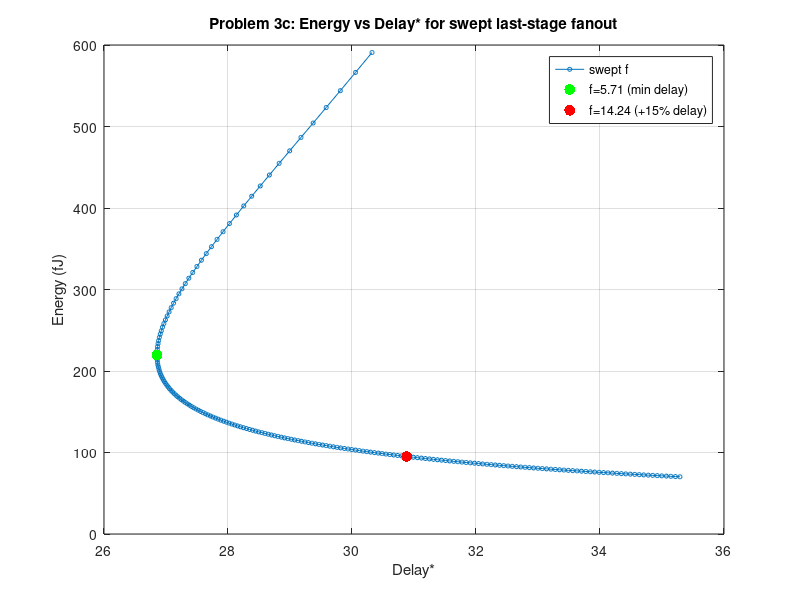

The MATLAB source for this figure:
Cin1 = 1.2*(12+6)*0.0225;     % 0.486 fF
Cload = 518;
PathEffort = Cload/Cin1;      % 1065.8

f = linspace(2, 20, 200);              % sweep last-stage fanout
SE = (PathEffort./f).^(1/3);           % re-optimized stage effort for stages 1-3
Delay = 3*SE + f + 4;

Cin2 = Cin1*SE;
Cin3 = Cin1*SE.^2;
Cin4 = Cload./f;
Energy = 2*(Cin1 + Cin2 + Cin3 + Cin4);   % fJ

plot(Delay, Energy, '-o', 'MarkerSize', 3);
hold on;

% mark the two key points from part (b)
f_opt = 5.71;  f_15 = 14.24;
SE_opt = (PathEffort/f_opt)^(1/3);  D_opt = 3*SE_opt+f_opt+4;
E_opt = 2*(Cin1+Cin1*SE_opt+Cin1*SE_opt^2+Cload/f_opt);
SE_15 = (PathEffort/f_15)^(1/3);    D_15 = 3*SE_15+f_15+4;
E_15 = 2*(Cin1+Cin1*SE_15+Cin1*SE_15^2+Cload/f_15);

scatter(D_opt, E_opt, 60, 'g', 'filled');   % fastest design
scatter(D_15, E_15, 60, 'r', 'filled');     % +15% delay design

xlabel('Delay*'); ylabel('Energy (fJ)');
title('Problem 3c: Energy vs Delay* for swept last-stage fanout');
legend('swept f', 'f=5.71 (min delay)', 'f=14.24 (+15% delay)');
grid on;
